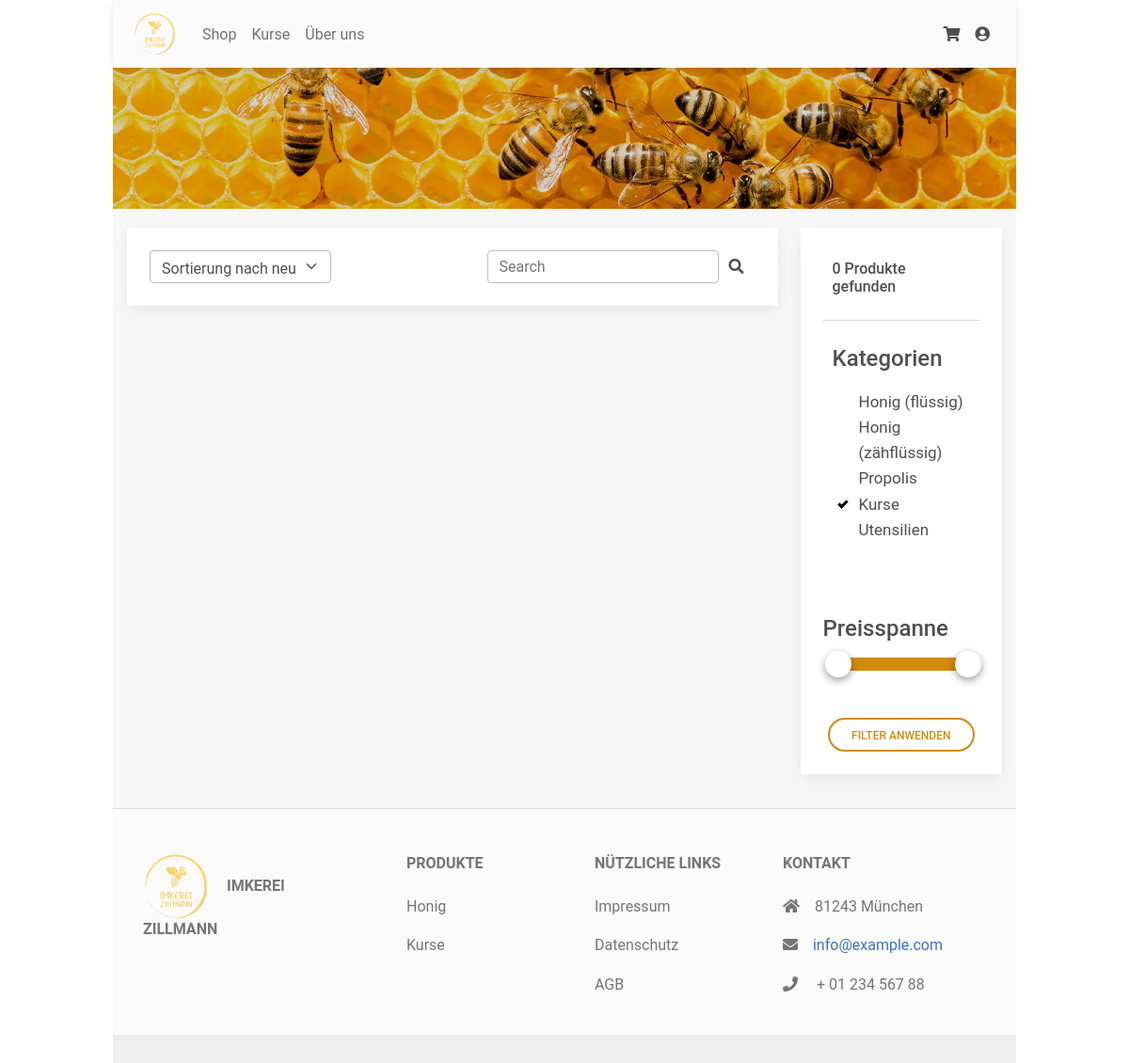
The page /shop?categories=4 on the database as committed earlier.
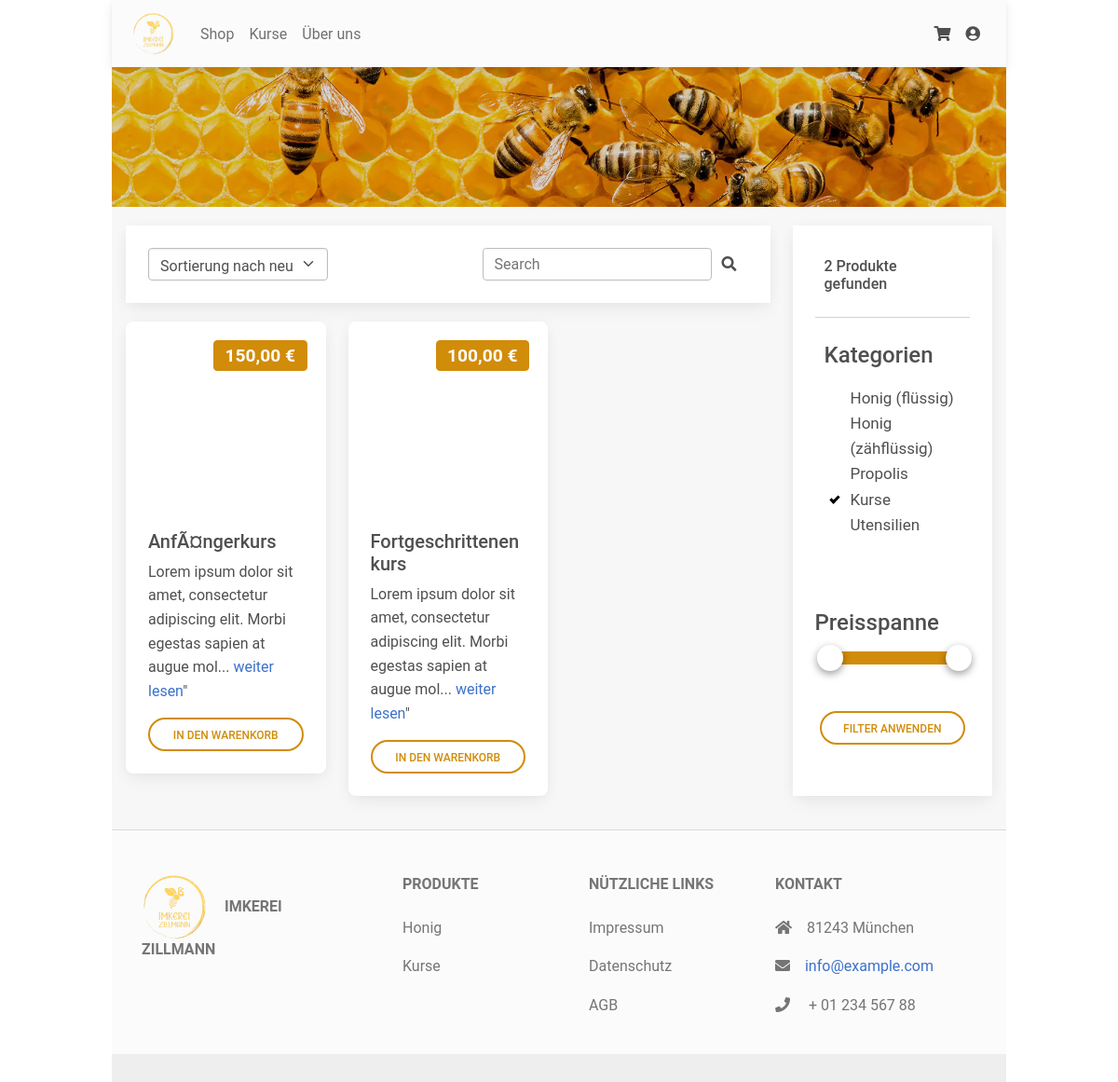
The same page on the database as committed later.
### tables this page shows
CREATE TABLE product_category (
          product_category_id INTEGER PRIMARY KEY,
          description VARCHAR(255)
        );

CREATE TABLE product (
          product_id INTEGER PRIMARY KEY,
          name VARCHAR(255),
          description VARCHAR(255),
          product_category_id INTEGER,
          quantity_g INTEGER,
          price REAL,
          amount_in_stock INTEGER,
          creation_timestamp TIMESTAMP NOT NULL DEFAULT CURRENT_TIMESTAMP,
          FOREIGN KEY(product_category_id) REFERENCES product_category(product_category_id)
        );

### app.py (the view)
@app.route('/shop')
def shop():
    order = request.args.get('orderBy', default="newest", type=str)  # newest, oldest, price_asc, price_desc
    search = request.args.get('search', default="", type=str)
    selected_categories = request.args.get('categories', default="", type=str)
    price = request.args.get('price', default="", type=str)
    highest_price = get_highest_product_price()
    min_value = 0
    max_value = highest_price
    if price != "":
        prices = price.split("+")
        min_value = int(prices[0])
        max_value = int(prices[1])
    silder_price_data = {
        "highest_price": highest_price,
        "min_value": min_value,
        "max_value": max_value,
        "min_value_percent": round(min_value / highest_price * 100),
        "max_value_percent": round(max_value / highest_price * 100)
    }
    products = get_products_filtered(order, min_value, max_value, selected_categories, search)
    categories = get_all_product_categories()
    return render_template("pages/shop.html", products=products, categories=categories, orderBy=order,
                           search=search, selected_categories=selected_categories, silder_price_data=silder_price_data)

### app.py (called while the page is built)
@app.template_filter()
def currency_format(value):
    value = float(value)
    value = round(value, 2)
    return "{:,.2f} €".format(value).replace(".", ",")

### database/_product.py (called while the page is built)
def get_highest_product_price():
    cur.execute("""
        SELECT MAX(price)
        From product;
    """)
    import math
    try:
        return math.ceil([row for row in cur][0][0])
    except:
        return 100

### database/_product_category.py (called while the page is built)
def get_all_product_categories() -> list:
    cur.execute("SELECT * FROM product_category")
    product_category_list = []
    for row in cur:
        product_category_list.append(dict(zip([c[0] for c in cur.description], row)))
    return product_category_list

### templates/pages/shop.html (shortened to what the changed rows need)
{% extends "layout.html" %}
{% block body %}
<div style="margin: 0px">
    <div class="page-container">
        <div class="row">
            <div class="col-md">
                <div class="row">
                    {% for p in products %}
                    <div class="col-xl-4 col-md-6">
                        <div class="card" style="margin-bottom: 20px; min-height: 430px">
                            <div class="bg-image hover-overlay ripple" data-mdb-ripple-color="light">
                                <div class='p-5 text-center bg-image' style="background-image: url('./static/img/{{ p["product_id"] }}.webp'); height: 200px"/>
                                <div style='position:absolute; top: 0; right: 0; margin: 20px'>
                                    <span id="price_badge_{{ p['product_id'] }}" class='badge' style='background-color: #d18c09; float: right; font-size:larger'>{{ p["price"] | currency_format }}</span>
                                </div>
                            </div>
                        </div>
                        <div class="card-body">
                            <h5 class="card-title">{{ p["name"] }}</h5>
                            <p class="card-text">
                                {% if p["description"]|length > 90 %}
                                {{ p["description"][:90] }}... <a href="/product?id={{ p['product_id'] }}">weiter lesen</a>"
                                {% else %}
                                {{ p["description"] }}
                                {% endif %}
                            </p>
                            <a class='btn btn-outline-primary btn-rounded custom-outlined-button'
                               onclick="addProductToCart({{ p['product_id'] }}, '{{ p['name'] }}', 1)">
                                In den Warenkorb
                            </a>
                        </div>
                    </div>
                </div>
                {% endfor %}
            </div>
        </div>
        <div class="col-lg-3">
            <div style="height: 100%; padding-bottom: 20px; padding-top: 20px">
                <div class="card" style="height: 100%; border-radius: 0">
                    <div class="card-body">
                        <h6 style="padding: 10px">{{ products|length }} Produkte gefunden</h6>
                        <hr/>
                        <h4 style="padding: 10px">Kategorien</h4>
                        <div style="padding-left: 10px; padding-right: 10px">
                            {% for cat in categories %}
                                <label class="checkbox-container">
                                    {{ cat["description"] }}
                                    <span class="checkmark"></span>
                                </label>
                            {% endfor %}
                        </div>
                        <br/>
                        <br/>
                        {% include 'elements/multislider.html' %}
                        <div style="padding-left: 5px; padding-right: 5px">
                            <a class='btn btn-outline-primary btn-rounded custom-outlined-button'
                               onclick="applyFilters()"
                               style='margin-top: 50px'>
                            </a>
                        </div>
                    </div>
                </div>
            </div>
        </div>
    </div>
</div>
{% endblock %}

Rows that differ between the two databases and show on the page:
now on this page (row edited): product: price "150,00 €", name "AnfÃ¤ngerkurs", description "Lorem ipsum dolor sit amet, consectetur adipiscing elit. Morbi egestas sapien at augue mol"
now on this page (row edited): product: price "100,00 €", name "Fortgeschrittenenkurs", description "Lorem ipsum dolor sit amet, consectetur adipiscing elit. Morbi egestas sapien at augue mol"
Other text that changed with them:
{{ products|length }}: "0" → "2"
